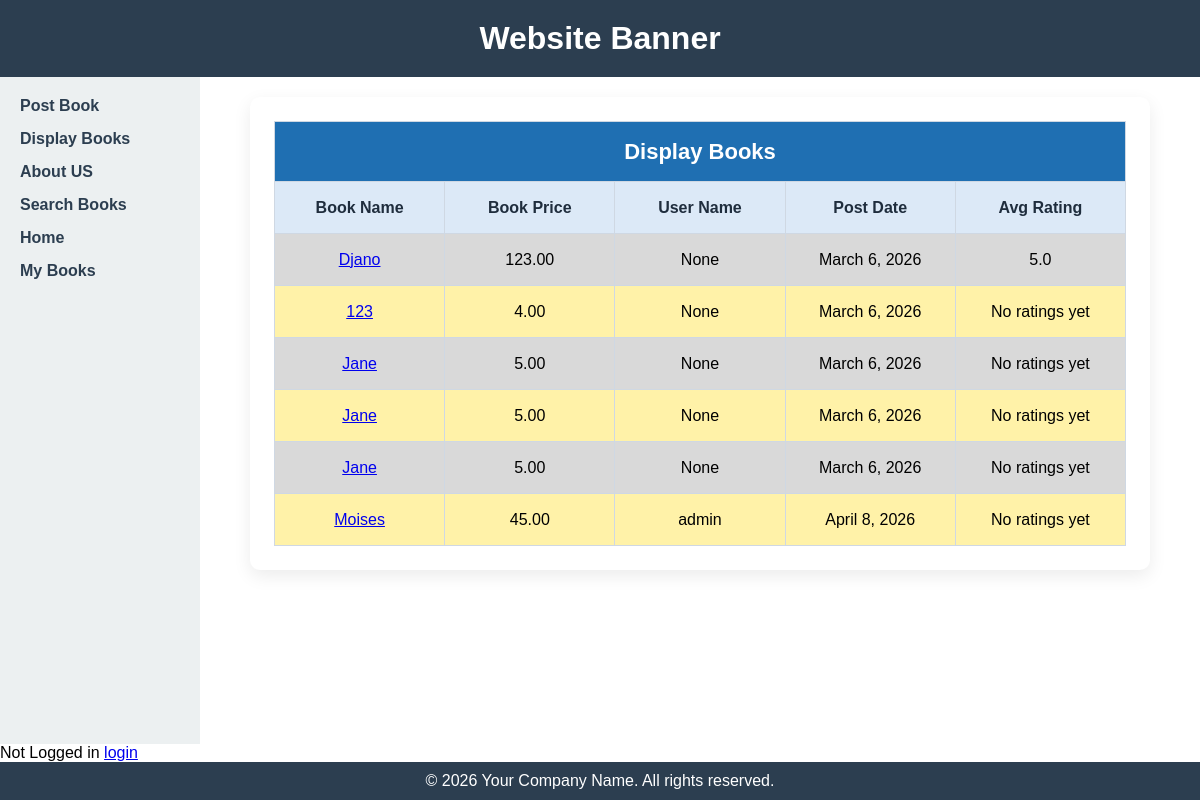
Page /displaybooks on the committed database.
### bookMng/models.py (models this page shows, shortened)
class MainMenu(models.Model):
    item = models.CharField(max_length=300, unique=True)
    link = models.CharField(max_length=300, unique=True)

class Book(models.Model):
    name = models.CharField(max_length=200)
    web = models.URLField(max_length=300)
    price = models.DecimalField(decimal_places=2, max_digits=8)
    publishdate = models.DateField(auto_now=True)
    picture = models.FileField(upload_to='bookEx/static/uploads')
    pic_path = models.CharField(max_length=300, editable=False, blank=True)
    username = models.ForeignKey(User, blank=True, null=True, on_delete=models.CASCADE)

### bookMng/views.py (the view)
# urls.py: path('displaybooks', views.displaybooks, name='displaybooks'),
def displaybooks(request):
    books = Book.objects.annotate(avg_rating=Avg("reviews__rating"))
    for b in books:
        b.pic_path = b.picture.url[14:]
    return render(request,
                  'bookMng/displaybooks.html',
                  {
                      'item_list': MainMenu.objects.all(),
                      'books': books
                  })

### bookEx/templates/bookMng/displaybooks.html
{% extends "base.html" %}
{% load static %}
{% block sidenav %}
   {% for item in item_list %}
      <li>
        <a href="{{ item.link }}">  {{ item.item }} </a>
      </li>
   {% endfor %}
{% endblock sidenav %}
{% block content %}
  <div class="table-container">
    <table class="professional-table">
      <thead>
        <tr class="table-title-row">
          <th colspan="5">Display Books</th>
        </tr>
        <tr>
          <th>Book Name</th>
          <th>Book Price</th>
          <th>User Name</th>
          <th>Post Date</th>
          <th>Avg Rating</th>
        </tr>
      </thead>
      <tbody>
        {% for book in books %}
        <tr>
          <td><a href="book_detail/{{ book.id }}">  {{ book.name }} </a></td>
          <td>{{ book.price }}</td>
          <td>{{ book.username }}</td>
          <td>{{ book.publishdate }}</td>
          <td>{{ book.avg_rating|floatformat:1|default:"No ratings yet" }}</td>
        </tr>
         {% endfor %}
      </tbody>
    </table>
  </div>
{% endblock content %}

### bookEx/static/main.css (style rules this page uses)
* { margin: 0; padding: 0; box-sizing: border-box; }
body { font-family: Arial, sans-serif; min-height: 100vh; display: flex; flex-direction: column; }
.sidebar li { margin-bottom: 15px; }
.sidebar a { text-decoration: none; color: #2c3e50; font-weight: bold; }

### bookEx/static/table_format.css (style rules this page uses)
.table-container { max-width: 900px; margin: 0 auto; background: #ffffff; padding: 24px; border-radius: 10px; box-shadow: 0 6px 18px rgba(0, 0, 0, 0.08); }
.professional-table { width: 100%; border-collapse: collapse; table-layout: fixed; }
.professional-table th, .professional-table td { border: 1px solid #cfd8e3; width: 180px; height: 52px; padding: 10px; text-align: center; vertical-align: middle; overflow: hidden; white-space: nowrap; text-overflow: ellipsis; box-sizing: border-box; }
.professional-table .table-title-row th { background: #1f6fb2; color: #ffffff; font-size: 22px; font-weight: 700; text-align: center; height: 60px; }
.professional-table thead tr:nth-child(2) th { background: #dce9f7; color: #1f2d3d; font-weight: 600; }
.professional-table tbody tr:nth-child(odd) { background: #d9d9d9; }
.professional-table tbody tr:nth-child(even) { background: #fff2a8; }

### rows in the picture
MainMenu: item "Post Book"
MainMenu: item "Display Books"
MainMenu: item "About US"
MainMenu: item "Search Books"
MainMenu: item "Home"
MainMenu: item "My Books"
Book: name "Djano", price "123.00", username "None", publishdate "March 6, 2026", avg_rating "5.0"
Book: name "123", price "4.00", username "None", publishdate "March 6, 2026", avg_rating "No ratings yet"
Book: name "Jane", price "5.00", username "None", publishdate "March 6, 2026", avg_rating "No ratings yet"
Book: name "Jane", price "5.00", username "None", publishdate "March 6, 2026", avg_rating "No ratings yet"
Book: name "Jane", price "5.00", username "None", publishdate "March 6, 2026", avg_rating "No ratings yet"
Book: name "Moises", price "45.00", username "admin", publishdate "April 8, 2026", avg_rating "No ratings yet"
